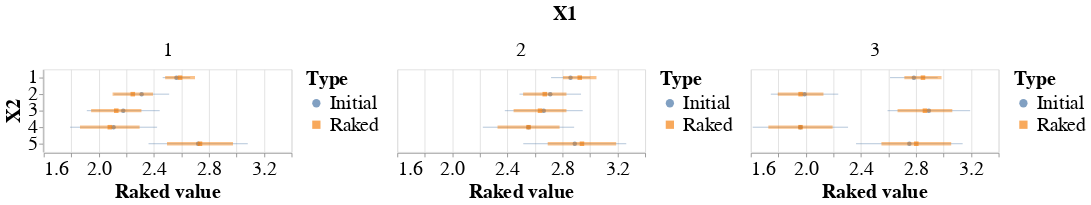

The notebook cell saved with this chart:
### Code cell
bar = alt.Chart(df_raked).mark_errorbar(clip=True, opacity=0.5).encode(
    alt.X('Upper:Q', scale=alt.Scale(zero=False), axis=alt.Axis(title='Raked value')),
    alt.X2('Lower:Q'),
    alt.Y('X2:N', axis=alt.Axis(title='X2')),
    color=alt.Color('Type:N', legend=None),
    strokeWidth=alt.StrokeWidth('width:Q', legend=None)
)
point = alt.Chart(df_raked).mark_point(
    filled=True
).encode(
    alt.X('Value:Q'),
    alt.Y('X2:N'),
    color=alt.Color('Type:N'),
    shape=alt.Shape('Type:N')
)
chart = alt.layer(point, bar).resolve_scale(
    shape='independent',
    color='independent'
).facet(
    column=alt.Column('X1:N', header=alt.Header(title='X1', titleFontSize=24, labelFontSize=24)),
).configure_axis(
    labelFontSize=24,
    titleFontSize=24
).configure_legend(
    labelFontSize=24,
    titleFontSize=24
)
chart

### Figure 1 — Vega-Lite specification as saved in the notebook (floating-point values rounded to 4 significant figures)
{"config": {"view": {"continuousWidth": 300, "continuousHeight": 300}, "axis": {"labelFontSize": 24, "titleFontSize": 24}, "legend": {"labelFontSize": 24, "titleFontSize": 24}}, "data": {"name": "data-aa283ec422b1b225ed12260d5d9272c5"}, "facet": {"column": {"field": "X1", "header": {"labelFontSize": 24, "title": "X1", "titleFontSize": 24}, "type": "nominal"}}, "spec": {"layer": [{"mark": {"type": "point", "filled": true}, "encoding": {"color": {"field": "Type", "type": "nominal"}, "shape": {"field": "Type", "type": "nominal"}, "x": {"field": "Value", "type": "quantitative"}, "y": {"field": "X2", "type": "nominal"}}}, {"mark": {"type": "errorbar", "clip": true, "opacity": 0.5}, "encoding": {"color": {"field": "Type", "legend": null, "type": "nominal"}, "strokeWidth": {"field": "width", "legend": null, "type": "quantitative"}, "x": {"axis": {"title": "Raked value"}, "field": "Upper", "scale": {"zero": false}, "type": "quantitative"}, "x2": {"field": "Lower"}, "y": {"axis": {"title": "X2"}, "field": "X2", "type": "nominal"}}}], "resolve": {"scale": {"color": "independent", "shape": "independent"}}}, "$schema": "https://vega.github.io/schema/vega-lite/v5.20.1.json", "datasets": {"data-aa283ec422b1b225ed12260d5d9272c5": [{"X1": 1, "X2": 1, "Value": 2.564, "Type": "Initial", "width": 1, "variance": 0.01, "Upper": 2.664, "Lower": 2.464}, {"X1": 2, "X2": 1, "Value": 2.858, "Type": "Initial", "width": 1, "variance": 0.02, "Upper": 3.0, "Lower": 2.717}, {"X1": 3, "X2": 1, "Value": 2.784, "Type": "Initial", "width": 1, "variance": 0.03, "Upper": 2.957, "Lower": 2.611}, {"X1": 1, "X2": 2, "Value": 2.311, "Type": "Initial", "width": 1, "variance": 0.04, "Upper": 2.511, "Lower": 2.111}, {"X1": 2, "X2": 2, "Value": 2.711, "Type": "Initial", "width": 1, "variance": 0.05, "Upper": 2.934, "Lower": 2.487}, {"X1": 3, "X2": 2, "Value": 1.99, "Type": "Initial", "width": 1, "variance": 0.06, "Upper": 2.235, "Lower": 1.745}, {"X1": 1, "X2": 3, "Value": 2.177, "Type": "Initial", "width": 1, "variance": 0.07, "Upper": 2.442, "Lower": 1.913}, {"X1": 2, "X2": 3, "Value": 2.664, "Type": "Initial", "width": 1, "variance": 0.08, "Upper": 2.947, "Lower": 2.381}, {"X1": 3, "X2": 3, "Value": 2.893, "Type": "Initial", "width": 1, "variance": 0.09, "Upper": 3.193, "Lower": 2.593}, {"X1": 1, "X2": 4, "Value": 2.107, "Type": "Initial", "width": 1, "variance": 0.1, "Upper": 2.423, "Lower": 1.791}, {"X1": 2, "X2": 4, "Value": 2.553, "Type": "Initial", "width": 1, "variance": 0.11, "Upper": 2.885, "Lower": 2.221}, {"X1": 3, "X2": 4, "Value": 1.96, "Type": "Initial", "width": 1, "variance": 0.12, "Upper": 2.306, "Lower": 1.613}, {"X1": 1, "X2": 5, "Value": 2.721, "Type": "Initial", "width": 1, "variance": 0.13, "Upper": 3.082, "Lower": 2.361}, {"X1": 2, "X2": 5, "Value": 2.889, "Type": "Initial", "width": 1, "variance": 0.14, "Upper": 3.263, "Lower": 2.515}, {"X1": 3, "X2": 5, "Value": 2.751, "Type": "Initial", "width": 1, "variance": 0.15, "Upper": 3.139, "Lower": 2.364}, {"X1": 1, "X2": 1, "Value": 2.59, "Type": "Raked", "width": 2, "variance": 0.01174, "Upper": 2.698, "Lower": 2.482}, {"X1": 2, "X2": 1, "Value": 2.925, "Type": "Raked", "width": 2, "variance": 0.01474, "Upper": 3.047, "Lower": 2.804}, {"X1": 3, "X2": 1, "Value": 2.85, "Type": "Raked", "width": 2, "variance": 0.01822, "Upper": 2.985, "Lower": 2.715}, {"X1": 1, "X2": 2, "Value": 2.247, "Type": "Raked", "width": 2, "variance": 0.02154, "Upper": 2.393, "Lower": 2.1}, {"X1": 2, "X2": 2, "Value": 2.671, "Type": "Raked", "width": 2, "variance": 0.02479, "Upper": 2.829, "Lower": 2.514}, {"X1": 3, "X2": 2, "Value": 1.962, "Type": "Raked", "width": 2, "variance": 0.02753, "Upper": 2.127, "Lower": 1.796}, {"X1": 1, "X2": 3, "Value": 2.127, "Type": "Raked", "width": 2, "variance": 0.03337, "Upper": 2.309, "Lower": 1.944}, {"X1": 2, "X2": 3, "Value": 2.637, "Type": "Raked", "width": 2, "variance": 0.03685, "Upper": 2.829, "Lower": 2.445}, {"X1": 3, "X2": 3, "Value": 2.865, "Type": "Raked", "width": 2, "variance": 0.03952, "Upper": 3.063, "Lower": 2.666}, {"X1": 1, "X2": 4, "Value": 2.08, "Type": "Raked", "width": 2, "variance": 0.04683, "Upper": 2.296, "Lower": 1.863}, {"X1": 2, "X2": 4, "Value": 2.553, "Type": "Raked", "width": 2, "variance": 0.05071, "Upper": 2.779, "Lower": 2.328}, {"X1": 3, "X2": 4, "Value": 1.961, "Type": "Raked", "width": 2, "variance": 0.05448, "Upper": 2.194, "Lower": 1.727}, {"X1": 1, "X2": 5, "Value": 2.735, "Type": "Raked", "width": 2, "variance": 0.05743, "Upper": 2.974, "Lower": 2.495}, {"X1": 2, "X2": 5, "Value": 2.941, "Type": "Raked", "width": 2, "variance": 0.06181, "Upper": 3.19, "Lower": 2.693}, {"X1": 3, "X2": 5, "Value": 2.802, "Type": "Raked", "width": 2, "variance": 0.06419, "Upper": 3.055, "Lower": 2.549}]}}
